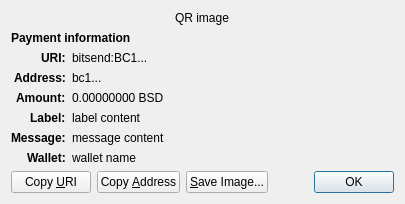
<?xml version="1.0" encoding="UTF-8"?>
<ui version="4.0">
 <class>ReceiveRequestDialog</class>
 <widget class="QDialog" name="ReceiveRequestDialog">
  <property name="geometry">
   <rect>
    <x>0</x>
    <y>0</y>
    <width>413</width>
    <height>229</height>
   </rect>
  </property>
  <property name="windowTitle">
   <string>Request payment to ...</string>
  </property>
  <layout class="QGridLayout" name="gridLayout" columnstretch="0,1">
   <property name="sizeConstraint">
    <enum>QLayout::SetFixedSize</enum>
   </property>
   <item row="0" column="0" colspan="2" alignment="Qt::AlignHCenter">
    <widget class="QRImageWidget" name="qr_code">
     <property name="text">
      <string notr="true">QR image</string>
     </property>
     <property name="textInteractionFlags">
      <set>Qt::NoTextInteraction</set>
     </property>
    </widget>
   </item>
   <item row="1" column="0" colspan="2">
    <widget class="QLabel" name="payment_header">
     <property name="font">
      <font>
       <weight>75</weight>
       <bold>true</bold>
      </font>
     </property>
     <property name="text">
      <string>Payment information</string>
     </property>
     <property name="textInteractionFlags">
      <set>Qt::NoTextInteraction</set>
     </property>
    </widget>
   </item>
   <item row="2" column="0" alignment="Qt::AlignRight|Qt::AlignTop">
    <widget class="QLabel" name="uri_tag">
     <property name="font">
      <font>
       <weight>75</weight>
       <bold>true</bold>
      </font>
     </property>
     <property name="text">
      <string notr="true">URI:</string>
     </property>
     <property name="textFormat">
      <enum>Qt::PlainText</enum>
     </property>
     <property name="textInteractionFlags">
      <set>Qt::NoTextInteraction</set>
     </property>
    </widget>
   </item>
   <item row="2" column="1" alignment="Qt::AlignTop">
    <widget class="QLabel" name="uri_content">
     <property name="text">
      <string notr="true">bitsend:BC1...</string>
     </property>
     <property name="textFormat">
      <enum>Qt::RichText</enum>
     </property>
     <property name="wordWrap">
      <bool>true</bool>
     </property>
     <property name="textInteractionFlags">
      <set>Qt::TextSelectableByMouse</set>
     </property>
    </widget>
   </item>
   <item row="3" column="0" alignment="Qt::AlignRight|Qt::AlignTop">
    <widget class="QLabel" name="address_tag">
     <property name="font">
      <font>
       <weight>75</weight>
       <bold>true</bold>
      </font>
     </property>
     <property name="text">
      <string>Address:</string>
     </property>
     <property name="textInteractionFlags">
      <set>Qt::NoTextInteraction</set>
     </property>
    </widget>
   </item>
   <item row="3" column="1" alignment="Qt::AlignTop">
    <widget class="QLabel" name="address_content">
     <property name="text">
      <string notr="true">bc1...</string>
     </property>
     <property name="textFormat">
      <enum>Qt::PlainText</enum>
     </property>
     <property name="textInteractionFlags">
      <set>Qt::TextSelectableByMouse</set>
     </property>
    </widget>
   </item>
   <item row="4" column="0" alignment="Qt::AlignRight|Qt::AlignTop">
    <widget class="QLabel" name="amount_tag">
     <property name="font">
      <font>
       <weight>75</weight>
       <bold>true</bold>
      </font>
     </property>
     <property name="text">
      <string>Amount:</string>
     </property>
     <property name="textInteractionFlags">
      <set>Qt::NoTextInteraction</set>
     </property>
    </widget>
   </item>
   <item row="4" column="1" alignment="Qt::AlignTop">
    <widget class="QLabel" name="amount_content">
     <property name="text">
      <string notr="true">0.00000000 BSD</string>
     </property>
     <property name="textFormat">
      <enum>Qt::PlainText</enum>
     </property>
     <property name="textInteractionFlags">
      <set>Qt::TextSelectableByMouse</set>
     </property>
    </widget>
   </item>
   <item row="5" column="0" alignment="Qt::AlignRight|Qt::AlignTop">
    <widget class="QLabel" name="label_tag">
     <property name="font">
      <font>
       <weight>75</weight>
       <bold>true</bold>
      </font>
     </property>
     <property name="text">
      <string>Label:</string>
     </property>
     <property name="textInteractionFlags">
      <set>Qt::NoTextInteraction</set>
     </property>
    </widget>
   </item>
   <item row="5" column="1" alignment="Qt::AlignTop">
    <widget class="QLabel" name="label_content">
     <property name="text">
      <string notr="true">label content</string>
     </property>
     <property name="textFormat">
      <enum>Qt::PlainText</enum>
     </property>
     <property name="wordWrap">
      <bool>true</bool>
     </property>
     <property name="textInteractionFlags">
      <set>Qt::TextSelectableByMouse</set>
     </property>
    </widget>
   </item>
   <item row="6" column="0" alignment="Qt::AlignRight|Qt::AlignTop">
    <widget class="QLabel" name="message_tag">
     <property name="font">
      <font>
       <weight>75</weight>
       <bold>true</bold>
      </font>
     </property>
     <property name="text">
      <string>Message:</string>
     </property>
     <property name="textInteractionFlags">
      <set>Qt::NoTextInteraction</set>
     </property>
    </widget>
   </item>
   <item row="6" column="1" alignment="Qt::AlignTop">
    <widget class="QLabel" name="message_content">
     <property name="text">
      <string notr="true">message content</string>
     </property>
     <property name="textFormat">
      <enum>Qt::PlainText</enum>
     </property>
     <property name="wordWrap">
      <bool>true</bool>
     </property>
     <property name="textInteractionFlags">
      <set>Qt::TextSelectableByMouse</set>
     </property>
    </widget>
   </item>
   <item row="7" column="0" alignment="Qt::AlignRight|Qt::AlignTop">
    <widget class="QLabel" name="wallet_tag">
     <property name="font">
      <font>
       <weight>75</weight>
       <bold>true</bold>
      </font>
     </property>
     <property name="text">
      <string>Wallet:</string>
     </property>
     <property name="textInteractionFlags">
      <set>Qt::NoTextInteraction</set>
     </property>
    </widget>
   </item>
   <item row="7" column="1" alignment="Qt::AlignTop">
    <widget class="QLabel" name="wallet_content">
     <property name="text">
      <string notr="true">wallet name</string>
     </property>
     <property name="textFormat">
      <enum>Qt::PlainText</enum>
     </property>
     <property name="wordWrap">
      <bool>true</bool>
     </property>
     <property name="textInteractionFlags">
      <set>Qt::TextSelectableByMouse</set>
     </property>
    </widget>
   </item>
   <item row="8" column="0" colspan="2">
    <layout class="QHBoxLayout" name="horizontalLayout">
     <item>
      <widget class="QPushButton" name="btnCopyURI">
       <property name="text">
        <string>Copy &amp;URI</string>
       </property>
       <property name="autoDefault">
        <bool>false</bool>
       </property>
      </widget>
     </item>
     <item>
      <widget class="QPushButton" name="btnCopyAddress">
       <property name="text">
        <string>Copy &amp;Address</string>
       </property>
       <property name="autoDefault">
        <bool>false</bool>
       </property>
      </widget>
     </item>
     <item>
      <widget class="QPushButton" name="btnSaveAs">
       <property name="text">
        <string>&amp;Save Image...</string>
       </property>
       <property name="autoDefault">
        <bool>false</bool>
       </property>
      </widget>
     </item>
     <item>
      <spacer name="horizontalSpacer_2">
       <property name="orientation">
        <enum>Qt::Horizontal</enum>
       </property>
       <property name="sizeHint" stdset="0">
        <size>
         <width>40</width>
         <height>20</height>
        </size>
       </property>
      </spacer>
     </item>
     <item>
      <widget class="QDialogButtonBox" name="buttonBox">
       <property name="focusPolicy">
        <enum>Qt::StrongFocus</enum>
       </property>
       <property name="standardButtons">
        <set>QDialogButtonBox::Ok</set>
       </property>
      </widget>
     </item>
    </layout>
   </item>
  </layout>
 </widget>
 <customwidgets>
  <customwidget>
   <class>QRImageWidget</class>
   <extends>QLabel</extends>
   <header>qt/qrimagewidget.h</header>
  </customwidget>
 </customwidgets>
 <tabstops>
  <tabstop>buttonBox</tabstop>
  <tabstop>btnCopyURI</tabstop>
  <tabstop>btnCopyAddress</tabstop>
  <tabstop>btnSaveAs</tabstop>
 </tabstops>
 <resources/>
 <connections>
  <connection>
   <sender>buttonBox</sender>
   <signal>accepted()</signal>
   <receiver>ReceiveRequestDialog</receiver>
   <slot>accept()</slot>
   <hints>
    <hint type="sourcelabel">
     <x>135</x>
     <y>230</y>
    </hint>
    <hint type="destinationlabel">
     <x>135</x>
     <y>126</y>
    </hint>
   </hints>
  </connection>
 </connections>
</ui>
